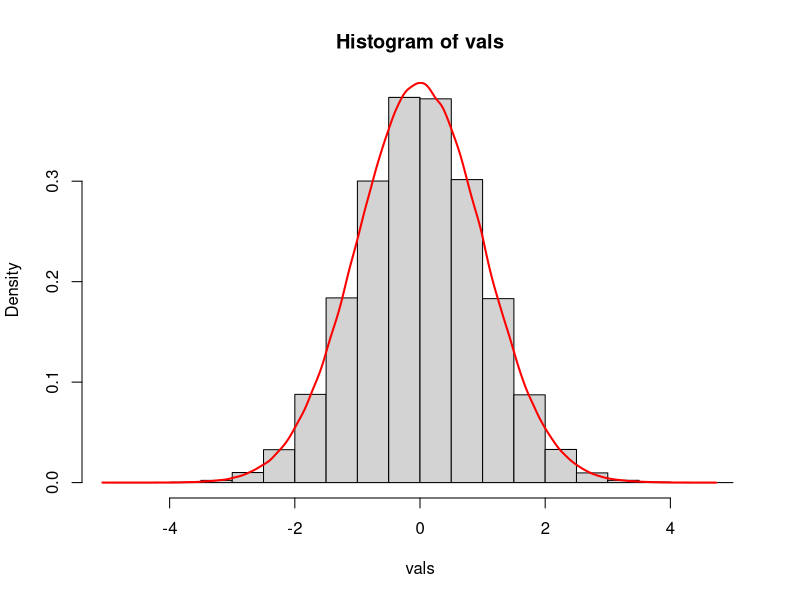
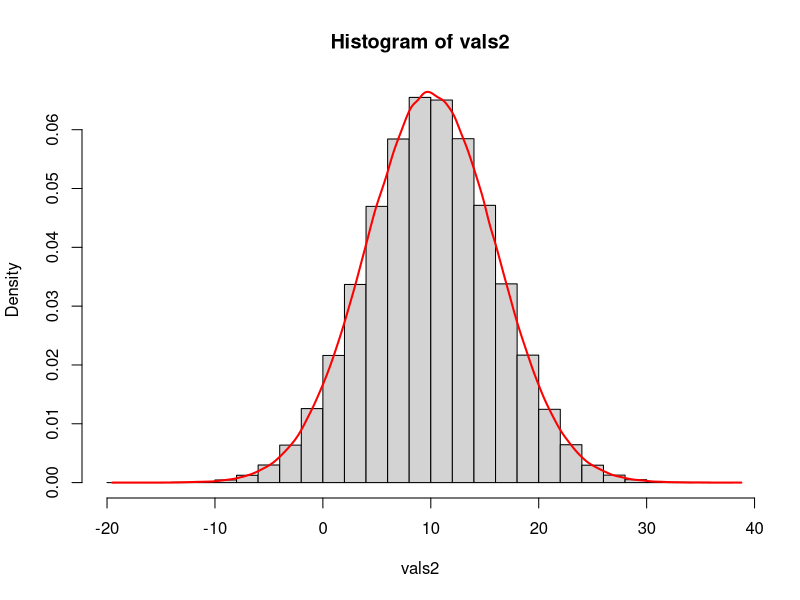
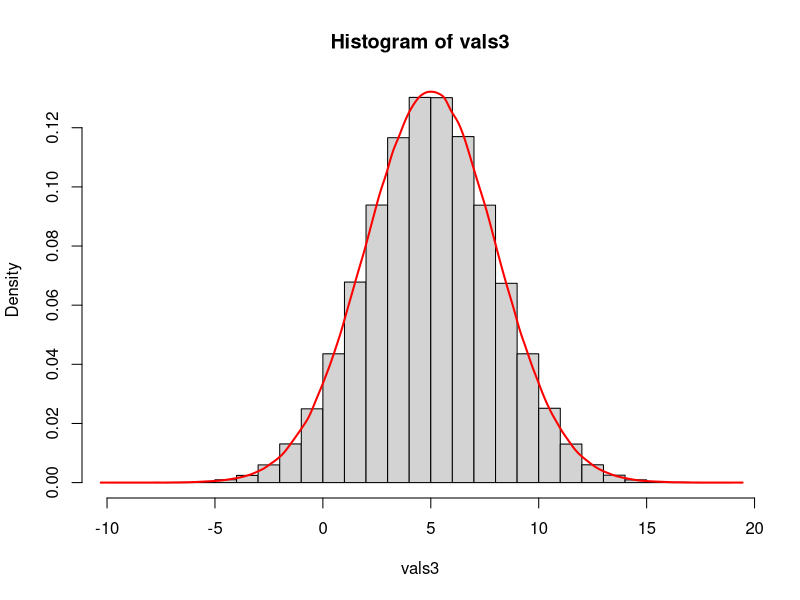
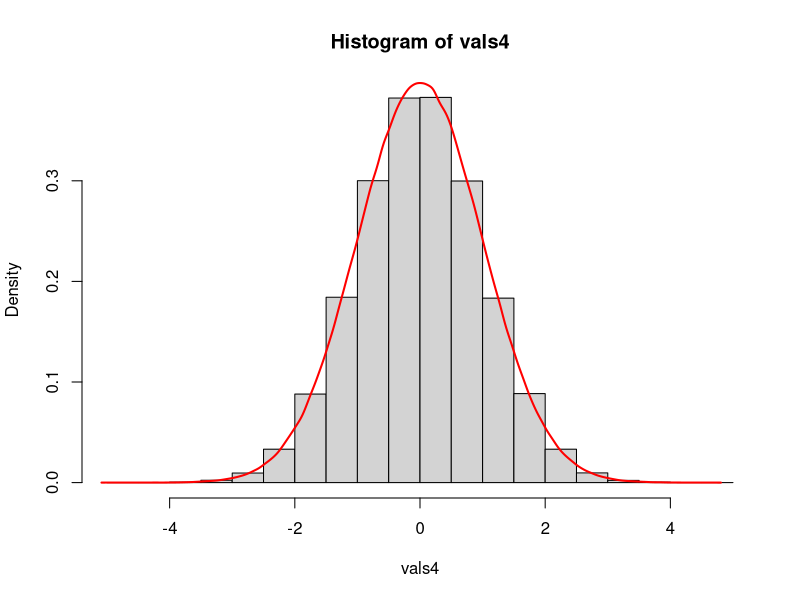

Source code (R) for these figures, in order:
vals=rnorm(n=1000000, 
           mean=0, sd=1)

# creating a histogram
hist(vals, prob = "TRUE")
lines(density(vals), col = "red", lwd = 2)

# normal distribution with a fatter tail
vals2=rnorm(n=1000000, 
           mean=10, sd=6)

# creating a histogram
hist(vals2, prob = "TRUE")
lines(density(vals2), col = "red", lwd = 2)


# normal distribution with mean = 5 and sd = 3
vals3 = rnorm(n=1000000, 
            mean=5, sd=3)
# creating a histogram
hist(vals3, prob = "TRUE")
lines(density(vals3), col = "red", lwd = 2)

## converting val3 distribution to a standard normal 
vals4 = (vals3 - mean(vals3))/(sd(vals3))
hist(vals4, prob = "TRUE")
lines(density(vals4), col = "red", lwd = 2)
mean(vals4) ## should be close to 0
sd(vals4)  ## should be close to 1

#mean
mean(vals)
median(vals, prob = T)

vals